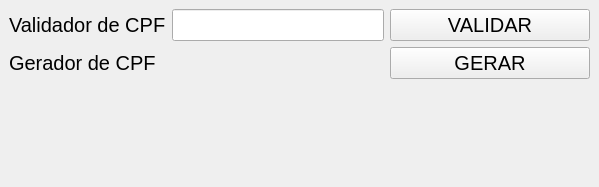
<?xml version="1.0" encoding="UTF-8"?>
<ui version="4.0">
 <class>MainWindow</class>
 <widget class="QMainWindow" name="MainWindow">
  <property name="geometry">
   <rect>
    <x>0</x>
    <y>0</y>
    <width>599</width>
    <height>187</height>
   </rect>
  </property>
  <property name="windowTitle">
   <string>CPF Machine</string>
  </property>
  <property name="styleSheet">
   <string notr="true">c</string>
  </property>
  <widget class="QWidget" name="centralwidget">
   <layout class="QGridLayout" name="gridLayout">
    <item row="0" column="0">
     <widget class="QLabel" name="rotuloValidar">
      <property name="font">
       <font>
        <pointsize>15</pointsize>
       </font>
      </property>
      <property name="text">
       <string>Validador de CPF</string>
      </property>
     </widget>
    </item>
    <item row="0" column="1">
     <widget class="QLineEdit" name="inputValidar">
      <property name="font">
       <font>
        <pointsize>15</pointsize>
       </font>
      </property>
     </widget>
    </item>
    <item row="0" column="2">
     <widget class="QPushButton" name="btnValidar">
      <property name="minimumSize">
       <size>
        <width>200</width>
        <height>0</height>
       </size>
      </property>
      <property name="font">
       <font>
        <pointsize>15</pointsize>
       </font>
      </property>
      <property name="text">
       <string>VALIDAR</string>
      </property>
     </widget>
    </item>
    <item row="1" column="0">
     <widget class="QLabel" name="rotuloGerador">
      <property name="font">
       <font>
        <pointsize>15</pointsize>
       </font>
      </property>
      <property name="text">
       <string>Gerador de CPF</string>
      </property>
     </widget>
    </item>
    <item row="1" column="2">
     <widget class="QPushButton" name="btnGerar">
      <property name="font">
       <font>
        <pointsize>15</pointsize>
       </font>
      </property>
      <property name="text">
       <string>GERAR</string>
      </property>
     </widget>
    </item>
    <item row="2" column="0" colspan="3">
     <widget class="QLabel" name="saidaResultado">
      <property name="font">
       <font>
        <pointsize>35</pointsize>
       </font>
      </property>
      <property name="styleSheet">
       <string notr="true">color: green;</string>
      </property>
      <property name="text">
       <string/>
      </property>
      <property name="alignment">
       <set>Qt::AlignCenter</set>
      </property>
     </widget>
    </item>
   </layout>
  </widget>
 </widget>
 <resources/>
 <connections/>
</ui>
